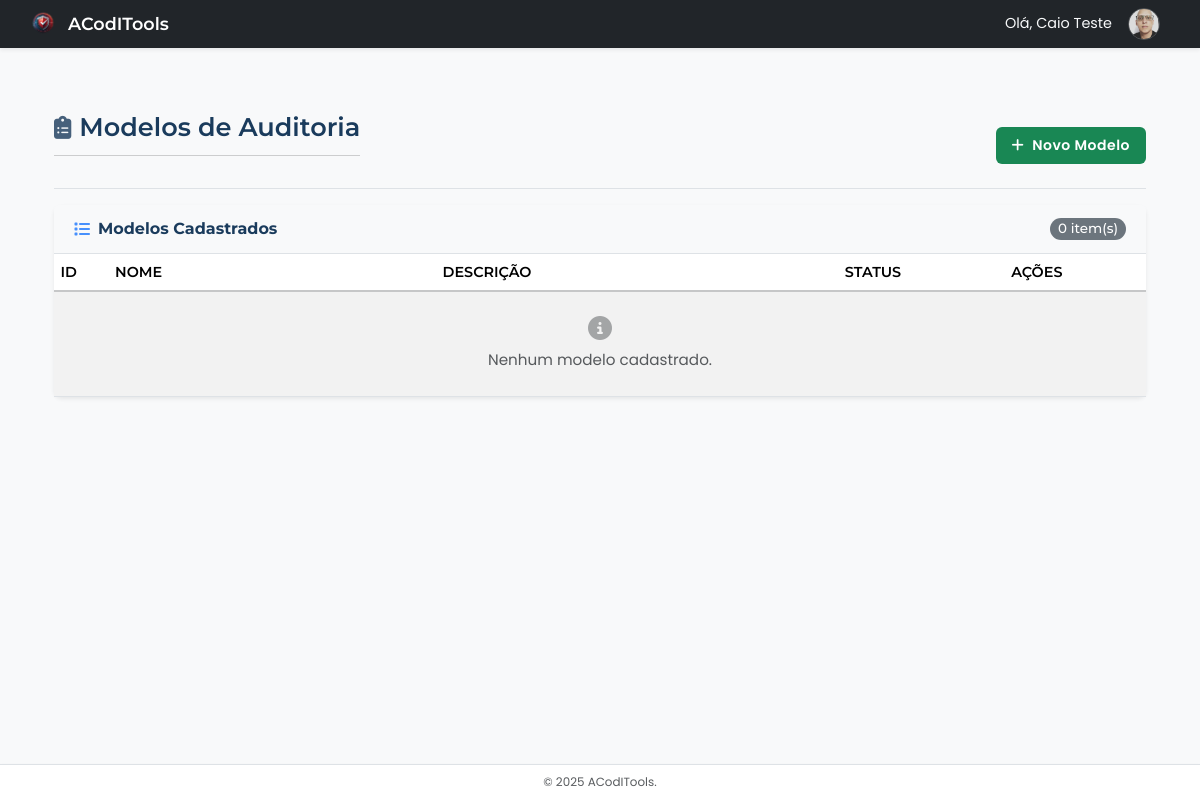
The app's page /admin/modelo/modelo_index.php (signed in), older data.
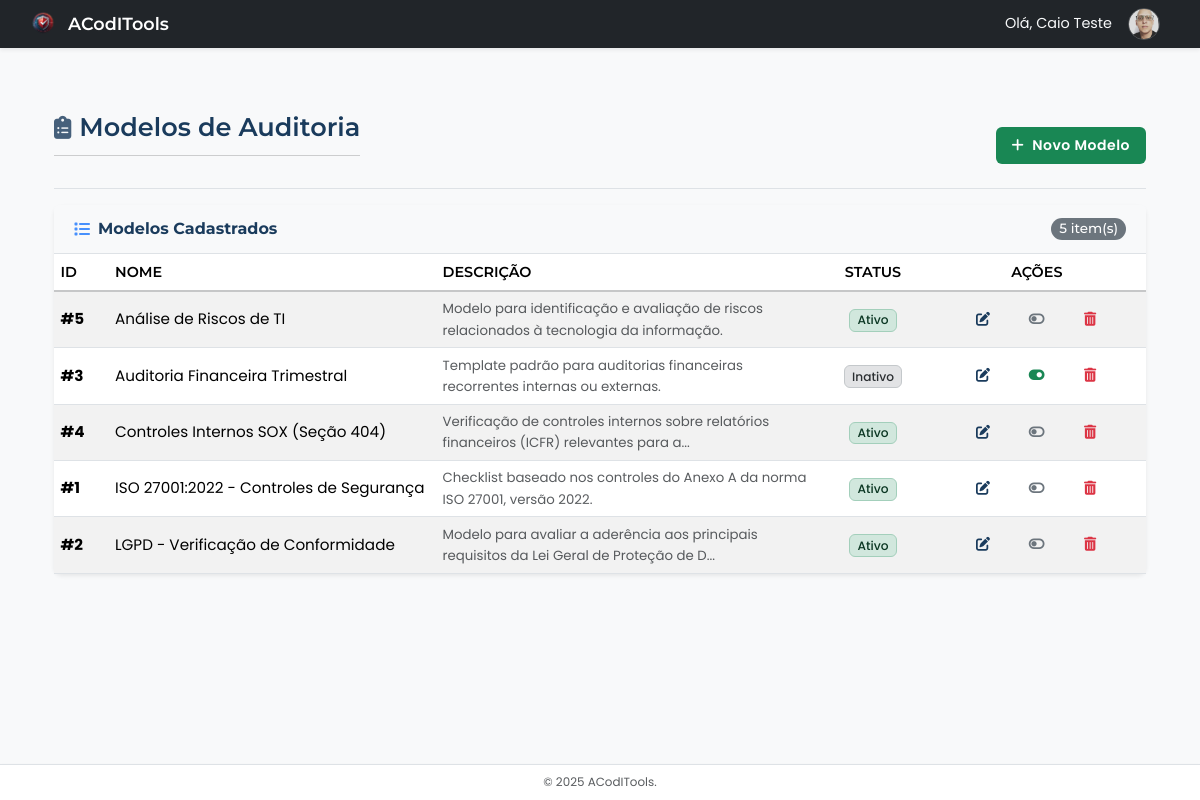
The same page, newer data.
### tables this page shows
CREATE TABLE `modelos_auditoria` (
  `id` int(11) NOT NULL,
  `nome` varchar(255) NOT NULL COMMENT 'Nome descritivo do modelo (ex: ISO 27001:2022, LGPD Checklist)',
  `descricao` text DEFAULT NULL COMMENT 'Descrição mais detalhada do propósito ou escopo do modelo',
  `ativo` tinyint(1) NOT NULL DEFAULT 1 COMMENT '1 = Ativo (pode ser usado), 0 = Inativo',
  `data_criacao` timestamp NOT NULL DEFAULT current_timestamp(),
  `data_modificacao` timestamp NOT NULL DEFAULT current_timestamp() ON UPDATE current_timestamp()
);

### includes/admin_functions.php (called while the page is built, shortened)
<?php
function getModelosAuditoria(
    PDO $conexao,
    int $pagina_atual = 1,
    int $itens_por_pagina = 15,
    string $filtro_status = 'todos',
    string $termo_busca = ''
): array {
    $pagina_atual = max(1, $pagina_atual);
    $itens_por_pagina = max(1, $itens_por_pagina);
    $offset = ($pagina_atual - 1) * $itens_por_pagina;
    $modelos = [];
    $total_itens = 0;
    $params = [];
    $sql_select = "SELECT SQL_CALC_FOUND_ROWS
                     m.id, m.nome, m.descricao, m.ativo, m.data_criacao, m.data_modificacao
                   FROM modelos_auditoria m";
    $sql_where = "";
    $sql_order_limit = " ORDER BY m.nome ASC LIMIT :limit OFFSET :offset";
    $params[':limit'] = $itens_por_pagina;
    $params[':offset'] = $offset;
    $sql = $sql_select . $sql_where . $sql_order_limit;
    try {
        $stmt = $conexao->prepare($sql);
        $stmt->bindValue(':limit', $params[':limit'], PDO::PARAM_INT);
        $stmt->bindValue(':offset', $params[':offset'], PDO::PARAM_INT);
        $stmt->execute();
        $modelos = $stmt->fetchAll(PDO::FETCH_ASSOC);
        $total_itens = (int) $conexao->query("SELECT FOUND_ROWS()")->fetchColumn();
    } catch (PDOException $e) {
        error_log("Erro em getModelosAuditoria (Filtros: status=$filtro_status, busca=$termo_busca): " . $e->getMessage());
        $modelos = [];
        $total_itens = 0;
    }
    $total_paginas = ($itens_por_pagina > 0 && $total_itens > 0) ? ceil($total_itens / $itens_por_pagina) : 0;
    $paginacao = [
        'pagina_atual' => $pagina_atual,
        'total_paginas' => $total_paginas,
        'total_itens' => $total_itens,
        'itens_por_pagina' => $itens_por_pagina
    ];
    return ['modelos' => $modelos, 'paginacao' => $paginacao];
}

### admin/modelo/modelo_index.php (the view, shortened to what the changed rows need)
<?php
require_once __DIR__ . '/../../includes/config.php';
require_once __DIR__ . '/../../includes/layout_admin.php';
require_once __DIR__ . '/../../includes/admin_functions.php';
$pagina_atual = filter_input(INPUT_GET, 'pagina', FILTER_VALIDATE_INT, ['options' => ['default' => 1, 'min_range' => 1]]);
$itens_por_pagina = 15;
$modelos_data = getModelosAuditoria($conexao, $pagina_atual, $itens_por_pagina);
$lista_modelos = $modelos_data['modelos'];
$paginacao = $modelos_data['paginacao'];
$title = "Modelos de Auditoria";
echo getHeaderAdmin($title);
?>
<div class="container-fluid">
    <div class="d-flex justify-content-between align-items-center pt-3 pb-2 mb-3 border-bottom flex-wrap">
        <h1 class="h2"><i class="fas fa-clipboard-list me-2"></i>Modelos de Auditoria</h1>
    </div>
    <div class="card shadow-sm rounded-3 border-0">
        <div class="card-header bg-light border-bottom d-flex justify-content-between align-items-center flex-wrap">
            <h6 class="mb-0 fw-bold d-flex align-items-center"><i class="fas fa-list me-2 text-primary opacity-75"></i>Modelos Cadastrados</h6>
            <span class="badge bg-secondary rounded-pill"><?= $paginacao['total_itens'] ?? 0 ?> item(s)</span>
        </div>
        <div class="card-body p-0">
             <div class="table-responsive">
                <table class="table table-striped table-hover table-sm mb-0 align-middle">
                     <thead class="table-light small text-uppercase text-muted"><tr><th style="width: 5%;">ID</th><th style="width: 30%;">Nome</th><th style="width: 35%;">Descrição</th><th class="text-center" style="width: 10%;">Status</th><th class="text-center" style="width: 20%;">Ações</th></tr></thead>
                     <tbody>
                        <?php if (empty($lista_modelos)): ?> <tr><td colspan="5" class="text-center text-muted p-4"><i class="fas fa-info-circle d-block fs-4 mb-2 opacity-50"></i>Nenhum modelo cadastrado.</td></tr>
                        <?php else: foreach ($lista_modelos as $modelo): ?>
                        <tr>
                            <td class="fw-bold">#<?= htmlspecialchars($modelo['id']) ?></td><td><?= htmlspecialchars($modelo['nome']) ?></td><td class="small text-muted" title="<?= htmlspecialchars($modelo['descricao'] ?? '') ?>"><?= htmlspecialchars(mb_strimwidth($modelo['descricao'] ?? '', 0, 90, "...")) ?></td>
                            <td class="text-center"><span class="badge <?= $modelo['ativo']?'bg-success-subtle text-success-emphasis border border-success-subtle':'bg-secondary-subtle text-secondary-emphasis border border-secondary-subtle' ?>"><?= $modelo['ativo']?'Ativo':'Inativo' ?></span></td>
                            <td class="text-center action-buttons-table"><div class="d-inline-flex flex-nowrap">
                                <a href="<?= BASE_URL ?>admin/modelo/editar_modelo.php?id=<?= $modelo['id'] ?>" class="btn btn-sm btn-outline-primary me-1 action-btn" title="Editar Modelo e Seus Itens"><i class="fas fa-edit fa-fw"></i></a>
                                <?php if ($modelo['ativo']): ?><form method="POST" action="<?= $_SERVER['PHP_SELF'] ?>" class="d-inline me-1" onsubmit="return confirm('Desativar <?= htmlspecialchars(addslashes($modelo['nome'])) ?>?');"><button type="submit" class="btn btn-sm btn-outline-secondary action-btn" title="Desativar"><i class="fas fa-toggle-off fa-fw"></i></button></form>
                                <?php else: ?><form method="POST" action="<?= $_SERVER['PHP_SELF'] ?>" class="d-inline me-1" onsubmit="return confirm('Ativar <?= htmlspecialchars(addslashes($modelo['nome'])) ?>?');"><button type="submit" class="btn btn-sm btn-outline-success action-btn" title="Ativar"><i class="fas fa-toggle-on fa-fw"></i></button></form>
                                <?php endif; ?>
                                <form method="POST" action="<?= $_SERVER['PHP_SELF'] ?>" class="d-inline" onsubmit="return confirm('ATENÇÃO! Excluir <?= htmlspecialchars(addslashes($modelo['nome'])) ?>? Verifique se não está em uso em auditorias.');"><button type="submit" class="btn btn-sm btn-outline-danger action-btn" title="Excluir Modelo"><i class="fas fa-trash-alt fa-fw"></i></button></form>
                            </div></td>
                        </tr>
                        <?php endforeach; endif; ?>
                    </tbody>
                </table>
             </div>
        </div>
    </div>
<?php
echo getFooterAdmin();
?>

Row changes from the older to the newer data that the page shows:
added modelos_auditoria: id "5", nome "Análise de Riscos de TI", descricao "Modelo para identificação e avaliação de riscos relacionados à tecnologia da informação.", ativo "Ativo"
added modelos_auditoria: id "3", nome "Auditoria Financeira Trimestral", descricao "Template padrão para auditorias financeiras recorrentes internas ou externas.", ativo "Inativo"
added modelos_auditoria: id "4", nome "Controles Internos SOX (Seção 404)", descricao "Verificação de controles internos sobre relatórios financeiros (ICFR) relevantes para a...", ativo "Ativo"
added modelos_auditoria: id "1", nome "ISO 27001:2022 - Controles de Segurança", descricao "Checklist baseado nos controles do Anexo A da norma ISO 27001, versão 2022.", ativo "Ativo"
added modelos_auditoria: id "2", nome "LGPD - Verificação de Conformidade", descricao "Modelo para avaliar a aderência aos principais requisitos da Lei Geral de Proteção de D...", ativo "Ativo"
Text that changed along with them:
$paginacao['total_itens']: "0" → "5"
text no longer shown: "Nenhum modelo cadastrado."
